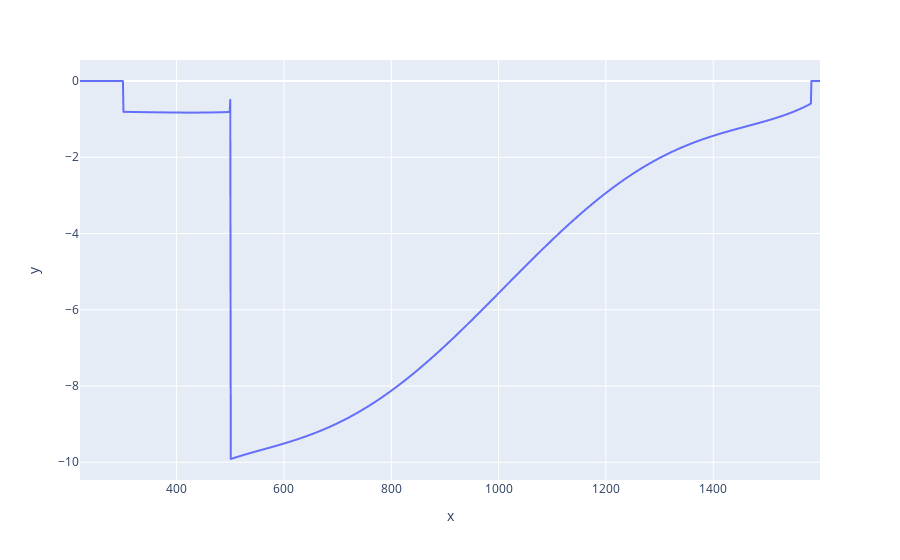

Source (notebook cell):
### Code cell
import plotly.express as px
px.line(x=ys,y=dts)

### Figure 1 — Plotly figure (JSON) as saved in the notebook; plotly's stock layout.template omitted (floating-point values rounded to 4 significant figures; data arrays with more than 128 entries replaced by an {"elided": "..."} marker saying what was removed)
{"data": [{"hovertemplate": "x=%{x}<br>y=%{y}<extra></extra>", "legendgroup": "", "line": {"color": "#636efa", "dash": "solid"}, "marker": {"symbol": "circle"}, "mode": "lines", "name": "", "showlegend": false, "type": "scattergl", "x": {"elided": "1380 int values"}, "xaxis": "x", "y": {"elided": "1380 float values"}, "yaxis": "y"}], "layout": {"legend": {"tracegroupgap": 0}, "margin": {"t": 60}, "xaxis": {"anchor": "y", "domain": [0, 1], "title": {"text": "x"}}, "yaxis": {"anchor": "x", "domain": [0, 1], "title": {"text": "y"}}}}
